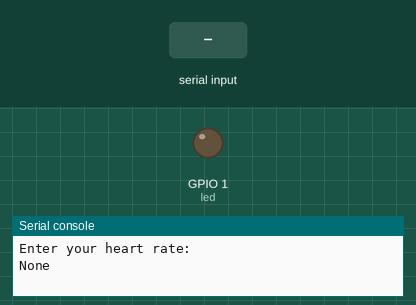
This program was run on a simulated ESP32 board running MicroPython. Parts: output pins drawn as LEDs (lit = HIGH), the last lines printed to the serial console. Dashed ring = blinking. The test bench sets the inputs (shaded band).

Above: at 1.2 s.
1.3 s: "1" typed at the serial console, then Enter
At 1.5 s:
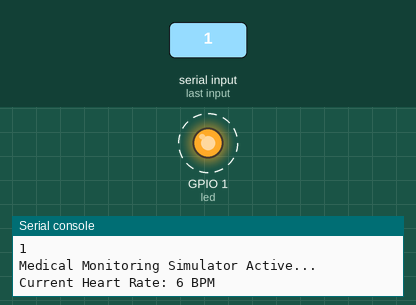
Timing chart, 0 to 10.3 s (numbered marks = the images above; inputs shaded):
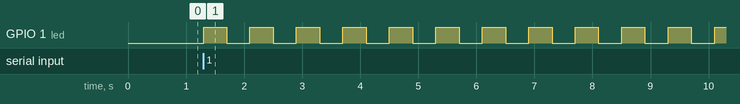

The program:

testing_code_led.py
```python
import machine
import time

# --- CONFIGURATION ZONE ---
LED_PIN = 1
led = machine.Pin(LED_PIN, machine.Pin.OUT)

# This variable simulates our incoming data stream
heart_rate = eval(input(print("Enter your heart rate: ")))

print("Medical Monitoring Simulator Active...")

try:
    while True:
        # Every cycle, we simulate the heart rate increasing
        # (This acts like a shifting data variable)
        heart_rate += 5
        print(f"Current Heart Rate: {heart_rate} BPM")

        # ========================================================
        # YOUR PROGRAMMING CHALLENGE:
        # Write the conditional state logic below.
        # ========================================================

        # STATE 1: Normal (Heart rate is less than or equal to 100)
        # ACTION: Blink the LED slowly (Turn ON, sleep 0.4, Turn OFF, sleep 0.4)
        if heart_rate <= 100:
            led.value(1)
            time.sleep(0.4)
            led.value(0)
            time.sleep(0.4)

        # STATE 2: Warning (Heart rate is between 101 and 140)
        # ACTION: Blink the LED rapidly (Turn ON, sleep 0.1, Turn OFF, sleep 0.1)
        elif heart_rate > 100 and heart_rate <= 140:
            led.value(1)
            time.sleep(0.1)
            led.value(0)
            time.sleep(0.1)

        # STATE 3: Critical Alarm (Heart rate is greater than 140)
        # ACTION: Turn the LED solid ON, print a danger message, and break the loop
        else:
            led.value(1)
            print("Emergency!!!")
            break

except KeyboardInterrupt:
    led.off()
    print("\nSimulation terminated safely.")
```

Measured:
- after the input at 1.3 s, GPIO 1 (led): alternates HIGH for 0.40 s and LOW for 0.40 s, starting at once
